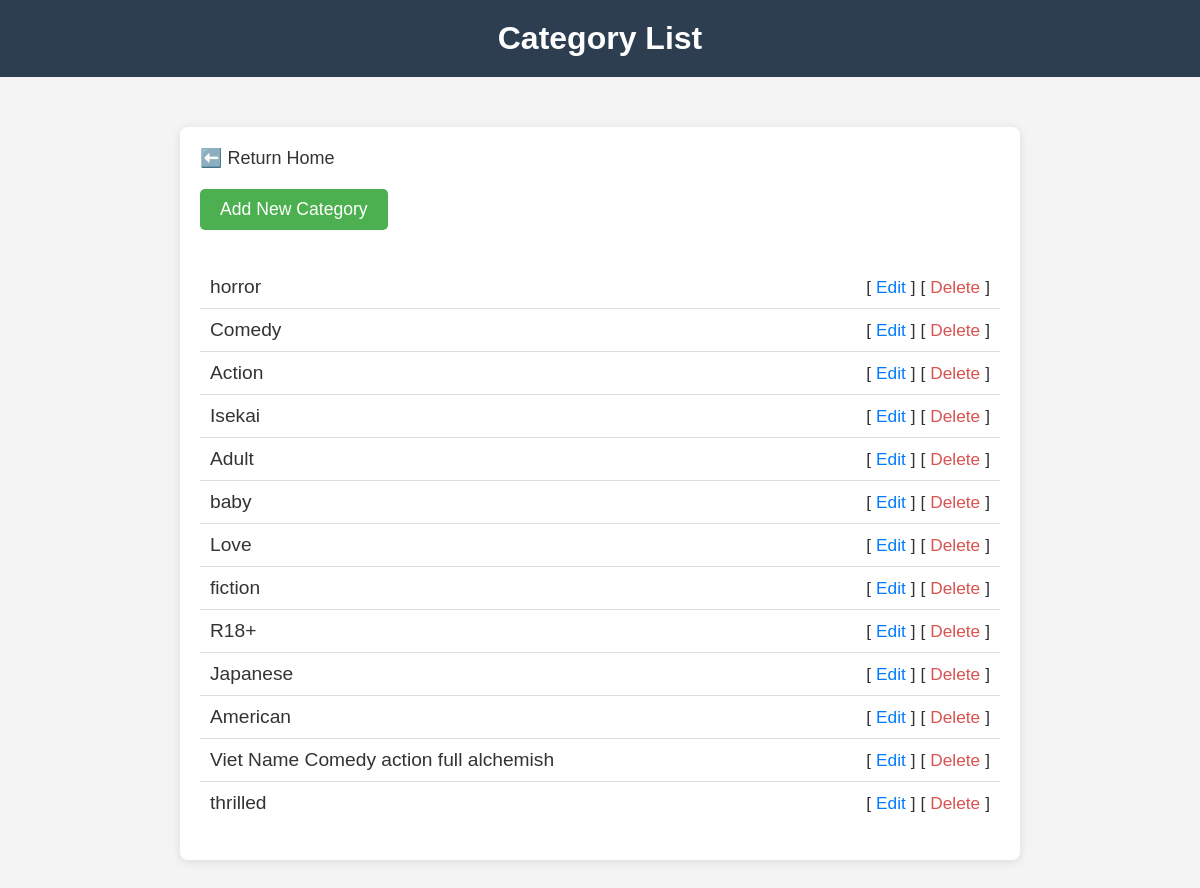
The page /categories on the database its author committed.
### app/models/category_model.py (models this page shows)
class Category(db.Model):
    id = db.Column(db.Integer, primary_key=True)
    name = db.Column(db.String(100), nullable=False)

### app/routes/category_routes.py (the view)
@category_routes.route('/categories')
def list_categories():
    categories = repo.get_all_categories()
    return render_template('category/list.html', categories=categories)

### app/repositories/category_repo.py (called while the page is built)
    def get_all_categories(self):
        return Category.query.all()

### app/templates/category/list.html (shortened to what this page needs)
<!DOCTYPE html>
<html lang="en">
<head>
</head>
<body>
    <h1>Category List</h1>
    <div class="container">
        <div style="margin-bottom: 20px;">
            <a href="/" class="return-home-btn" style="text-decoration: none; color: #333; font-size: 18px;">
              ⬅️ Return Home
            </a>
          </div>
        <a href="{{ url_for('category_routes.create_category') }}" class="add-category-btn">Add New Category</a>
        <ul class="category-list">
            {% for cat in categories %}
                <li class="category-item">
                    <span>{{ cat.name }}</span>
                    <span class="actions">
                        [<a href="{{ url_for('category_routes.edit_category', id=cat.id) }}" class="edit-link">Edit</a>]
                        [<a href="{{ url_for('category_routes.delete_category', id=cat.id) }}" class="delete-link" onclick="return confirm('Delete this category?');">Delete</a>]
                    </span>
                </li>
            {% endfor %}
        </ul>
    </div>
</body>
</html>

### app/templates/category/list.html (style rules this page uses)
body { font-family: Arial, sans-serif; margin: 0; padding: 0; background-color: #f4f4f4; }
.container { max-width: 800px; margin: 50px auto; padding: 20px; background-color: #fff; box-shadow: 0 2px 10px rgba(0, 0, 0, 0.1); border-radius: 8px; }
h1 { font-size: 2em; color: #333; margin-bottom: 20px; }
.add-category-btn { display: inline-block; padding: 10px 20px; background-color: #4CAF50; color: white; text-decoration: none; border-radius: 5px; font-size: 1.1em; margin-bottom: 20px; transition: background-color 0.3s ease; }
.category-list { list-style-type: none; padding: 0; }
.category-item { font-size: 1.2em; color: #333; padding: 10px; border-bottom: 1px solid #ddd; display: flex; justify-content: space-between; align-items: center; }
.category-item:last-child { border-bottom: none; }
.actions { font-size: 0.9em; }
.edit-link, .delete-link { color: #007bff; text-decoration: none; padding: 0 5px; }
.delete-link { color: #d9534f; }
h1 { text-align: center; padding: 20px; background-color: #2c3e50; color: white; margin: 0; }

### rows shown on the page
Category: name "horror"
Category: name "Comedy"
Category: name "Action"
Category: name "Isekai"
Category: name "Adult"
Category: name "baby"
Category: name "Love"
Category: name "fiction"
Category: name "R18+"
Category: name "Japanese"
Category: name "American"
Category: name "Viet Name Comedy action full alchemish"
Category: name "thrilled"
